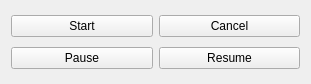
<?xml version="1.0" encoding="UTF-8"?>
<ui version="4.0">
 <class>Widget</class>
 <widget class="QWidget" name="Widget">
  <property name="geometry">
   <rect>
    <x>0</x>
    <y>0</y>
    <width>311</width>
    <height>84</height>
   </rect>
  </property>
  <property name="windowTitle">
   <string>Widget</string>
  </property>
  <layout class="QVBoxLayout" name="verticalLayout">
   <item>
    <layout class="QHBoxLayout" name="horizontalLayout">
     <item>
      <widget class="QPushButton" name="btnStart">
       <property name="text">
        <string>Start</string>
       </property>
      </widget>
     </item>
     <item>
      <widget class="QPushButton" name="btnCancel">
       <property name="text">
        <string>Cancel</string>
       </property>
      </widget>
     </item>
    </layout>
   </item>
   <item>
    <layout class="QHBoxLayout" name="horizontalLayout_2">
     <item>
      <widget class="QPushButton" name="btnPause">
       <property name="text">
        <string>Pause</string>
       </property>
      </widget>
     </item>
     <item>
      <widget class="QPushButton" name="btnResume">
       <property name="text">
        <string>Resume</string>
       </property>
      </widget>
     </item>
    </layout>
   </item>
  </layout>
 </widget>
 <resources/>
 <connections/>
</ui>
